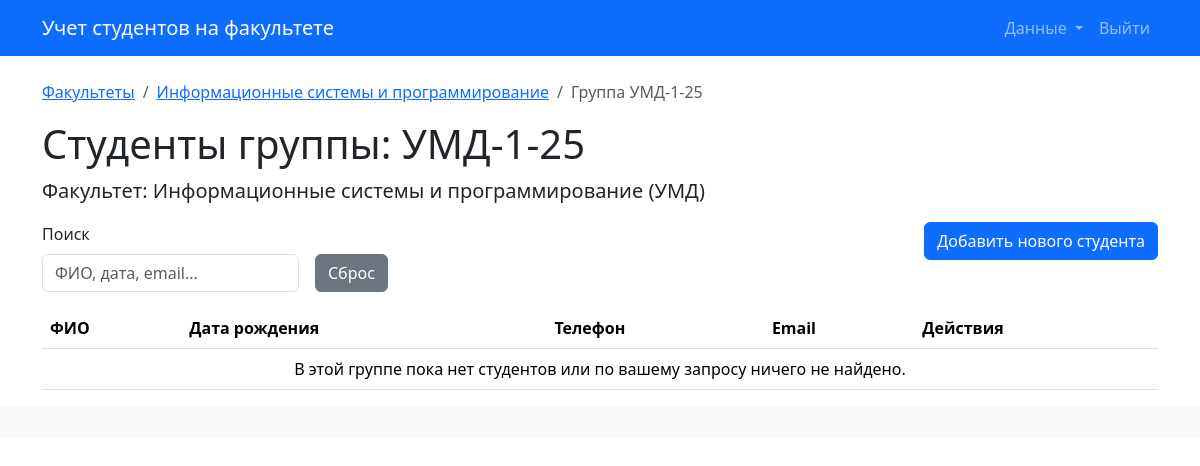
/groups/1/students/, run on the app's committed database.
### app/models.py (models this page shows)
class Faculty(db.Model):
    id = db.Column(db.Integer, primary_key=True)
    name = db.Column(db.String(128), nullable=False)
    short_name = db.Column(db.String(32), nullable=False)
    description = db.Column(db.Text)
    groups = db.relationship('Group', backref='faculty', cascade='all, delete-orphan')

class Group(db.Model):
    id = db.Column(db.Integer, primary_key=True)
    year = db.Column(db.Integer, nullable=False)
    duration = db.Column(db.Integer, nullable=False)
    name = db.Column(db.String(64), nullable=False)
    course = db.Column(db.Integer, nullable=False)
    status = db.Column(db.String(32))
    faculty_id = db.Column(db.Integer, db.ForeignKey('faculty.id'), nullable=False)
    students = db.relationship('Student', backref='group', cascade='all, delete-orphan')

### app/routes/students.py (the view, shortened to what this page needs)
@group_students_bp.route('/')
def list_students_in_group(group_id):
    group = Group.query.get_or_404(group_id)
    search_query = request.args.get('search_query', '').strip()
    sort_column_for_template = request.args.get('sort_by')
    current_sort_order = request.args.get('order', 'asc')
    students_from_db = Student.query.filter_by(group_id=group.id).all()
    processed_students = []
    actual_sort_column_for_data = sort_column_for_template if sort_column_for_template else 'full_name'
    valid_sort_columns = ['full_name', 'date_of_birth', 'phone_number', 'email']
    return render_template('students/list.html',
                           students=processed_students,
                           group=group,
                           faculty=group.faculty, # Передаем факультет для хлебных крошек
                           search_query=search_query,
                           sort_by=sort_column_for_template, # Передаем None или значение из URL
                           order=current_sort_order)

### app/templates/students/list.html (shortened to what this page needs)
{% extends "base.html" %}
{% block content %}
    <nav aria-label="breadcrumb">
        <ol class="breadcrumb">
            <li class="breadcrumb-item"><a href="{{ url_for('faculties.list_faculties') }}">Факультеты</a></li>
            <li class="breadcrumb-item"><a href="{{ url_for('faculty_groups.list_groups', faculty_id=group.faculty.id) }}">{{ group.faculty.name }}</a></li>
            <li class="breadcrumb-item active" aria-current="page">Группа {{ group.name }}</li>
        </ol>
    </nav>
    <h1>Студенты группы: {{ group.name }}</h1>
    <p class="lead">Факультет: {{ group.faculty.name }} ({{ group.faculty.short_name }})</p>
    <div class="row mb-3">
        <div class="col-md-8">
            <form method="GET" action="{{ url_for('group_students.list_students_in_group', group_id=group.id) }}" class="row g-3 align-items-end" id="filterSortFormStudents">
                <div class="col-auto">
                    <label for="search_query_student" class="form-label">Поиск</label>
                    <input type="text" name="search_query" id="search_query_student" class="form-control" placeholder="ФИО, дата, email..." value="{{ search_query }}" onchange="this.form.submit()">
                </div>
                <div class="col-auto">
                    <a href="{{ url_for('group_students.list_students_in_group', group_id=group.id) }}" class="btn btn-secondary">Сброс</a>
                </div>
            </form>
        </div>
        <div class="col-md-4 text-end">
            <a href="{{ url_for('group_students.create_student_in_group', group_id=group.id) }}" class="btn btn-primary">Добавить нового студента</a>
        </div>
    </div>
    <table class="table table-hover">
        <thead>
            <tr>
                <th scope="col" class="sortable-header-student {% if sort_by and sort_by == 'full_name' %}active-sort-{{ order }}{% endif %}" data-sort="full_name">
                    ФИО {% if sort_by and sort_by == 'full_name' %}{% if order == 'asc' %}▲{% else %}▼{% endif %}{% endif %}
                </th>
                <th scope="col" class="sortable-header-student {% if sort_by and sort_by == 'date_of_birth' %}active-sort-{{ order }}{% endif %}" data-sort="date_of_birth">
                    Дата рождения {% if sort_by and sort_by == 'date_of_birth' %}{% if order == 'asc' %}▲{% else %}▼{% endif %}{% endif %}
                </th>
                <th scope="col" class="sortable-header-student {% if sort_by and sort_by == 'phone_number' %}active-sort-{{ order }}{% endif %}" data-sort="phone_number">
                    Телефон {% if sort_by and sort_by == 'phone_number' %}{% if order == 'asc' %}▲{% else %}▼{% endif %}{% endif %}
                </th>
                <th scope="col" class="sortable-header-student {% if sort_by and sort_by == 'email' %}active-sort-{{ order }}{% endif %}" data-sort="email">
                    Email {% if sort_by and sort_by == 'email' %}{% if order == 'asc' %}▲{% else %}▼{% endif %}{% endif %}
                </th>
                <th scope="col">Действия</th>
            </tr>
        </thead>
        <tbody>
            {% for student_item in students %}
            <tr>
                <td>{{ student_item.full_name }}</td>
                <td>{{ student_item.date_of_birth_str }}</td>
                <td>{{ student_item.phone_number }}</td>
                <td>{{ student_item.email }}</td>
                <td>
                    <a href="{{ url_for('students.edit_student', student_id=student_item.id) }}" class="btn btn-sm btn-warning" title="Редактировать">
                        <i class="bi bi-pencil"></i>
                    </a>
                    <button type="button" class="btn btn-sm btn-danger delete-student-btn"
                            data-bs-toggle="modal"
                            data-bs-target="#confirmDeleteStudentModal"
                            data-student-id="{{ student_item.id }}"
                            data-student-name="{{ student_item.full_name }}"
                            title="Удалить">
                        <i class="bi bi-trash"></i>
                    </button>
                </td>
            </tr>
            {% else %}
            <tr>
                <td colspan="5" class="text-center">В этой группе пока нет студентов или по вашему запросу ничего не найдено.</td>
            </tr>
            {% endfor %}
        </tbody>
    </table>
{% endblock %}

### app/templates/students/list.html (style rules this page uses)
.sortable-header-student { text-decoration: none; color: inherit; cursor: pointer; }

### data on the page
Faculty: faculty.name "Информационные системы и программирование", faculty.short_name "УМД"
Group: name "УМД-1-25"
